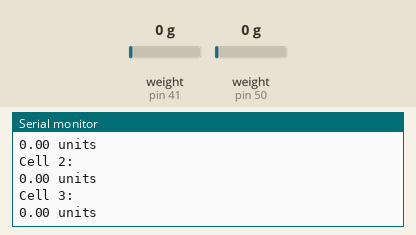
Bench run of a sketch on a simulated Arduino Mega 2560, built with avr-gcc and run on an emulated ATmega2560. Shown: the last lines printed to the serial monitor. The test bench sets the inputs (shaded band); at power-on: weight on the scale (sensors on pin 41, pin 50) 0 g.

Above: at 5.2 s.
5.3 s: weight on the scale (sensor on pin 41) set to 100 g
At 6.58 s:
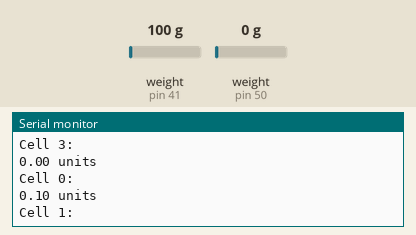
6.8 s: weight on the scale (sensor on pin 50) set to 1250 g
At 8.0 s:
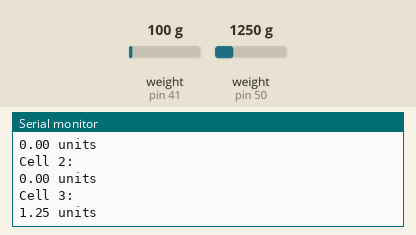
8.3 s: weight on the scale (sensor on pin 41) set to 2500 g
At 9.6 s:
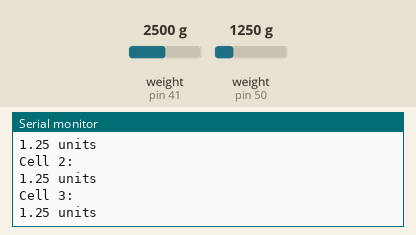
9.8 s: weight on the scale (sensor on pin 50) set to 3750 g
At 12.1 s:
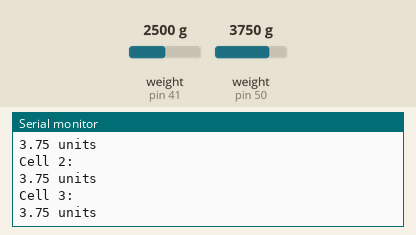
Timing chart, 0 to 12.3 s (numbered marks = the images above; inputs shaded):
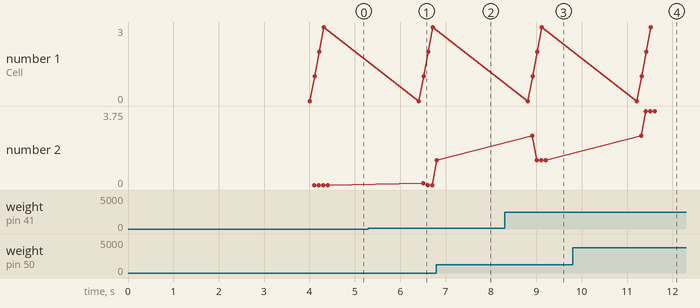

The sketch:

multi_cell_reader_precalibrated.ino
```cpp
#include <HX711.h>

#define scaleCount 4
//how many load cells are hooked up

int pinsDOUT[scaleCount] = {41,50,50,50};
//The pins hooked up to the respective cells' DOUT

int pinsSCK[scaleCount] = {39,51,51,51};
//The pins hooked up to the respective cells' SCK

float calibrations[scaleCount] = {-10000, -10000, -10000, -10000};
//The calibration factors for the cells

// How often do we do readings?
 unsigned long time = 0; //
 int timeBetweenReadings = 2000; // How often we want a reading (ms)

HX711 *allCells[scaleCount] = {NULL, NULL, NULL, NULL};

//Automatically calibrate a load cell, given a few inputs.
/*void calibrate(HX711 *cell){

  if(!Serial){
    return;
  } //return if port not open

  Serial.println("Ready the cell for taring, then enter any character");

  //wait for input, then tare
   while (Serial.available() == 0)
   cell->tare();

  //clear the serial buffer
   delay(200);
   while (Serial.available() > 0) {
     Serial.read();
   }

  Serial.println("Place a known weight on the cell, then enter its weight");

  //wait for input
  while (Serial.available() == 0)

  //read cell, compare to input weight, calibrate
  cell->set_scale();
  float cell_weight = cell->get_units();
  delay(200);
  float real_weight = Serial.parseFloat();
  float calibrator = cell_weight / real_weight;
  cell->set_scale(calibrator);

  //clear the serial buffer
   while (Serial.available() > 0) {
     Serial.read();
   }
}
*/

void setup() {
  Serial.begin(9600);
  Serial.println("yes, it loaded");

  //setting up the cells
  for(int ii=0; ii<scaleCount; ii++){
    allCells[ii] = new HX711(pinsDOUT[ii], pinsSCK[ii]);
    allCells[ii]->tare();
    allCells[ii]->set_scale(calibrations[ii]);
  }
}

void loop() {
  // Is it time to print?
   if(millis() > time + timeBetweenReadings){

    //read each scale
    for(int ii=0; ii<scaleCount; ii++){
      Serial.print("Cell ");
      Serial.print(ii);
      Serial.println(": ");
      Serial.print(allCells[ii]->get_units()); //the actual reading
      Serial.println(" units");
    }
    time = millis();
   }

}
```

Measured:
- after the input at 5.3 s, the serial monitor: prints a new line after 1.2 s (image 1)
- after the input at 6.8 s, the serial monitor: prints a new line at once (image 2)
- after the input at 8.3 s, the serial monitor: prints a new line after 0.61 s (image 3)
- after the input at 9.8 s, the serial monitor: prints a new line after 1.6 s (image 4)
- plotted number 2: 0 → 1.25 after the input at 6.8 s, 1.25 → 3.75 after the input at 9.8 s
